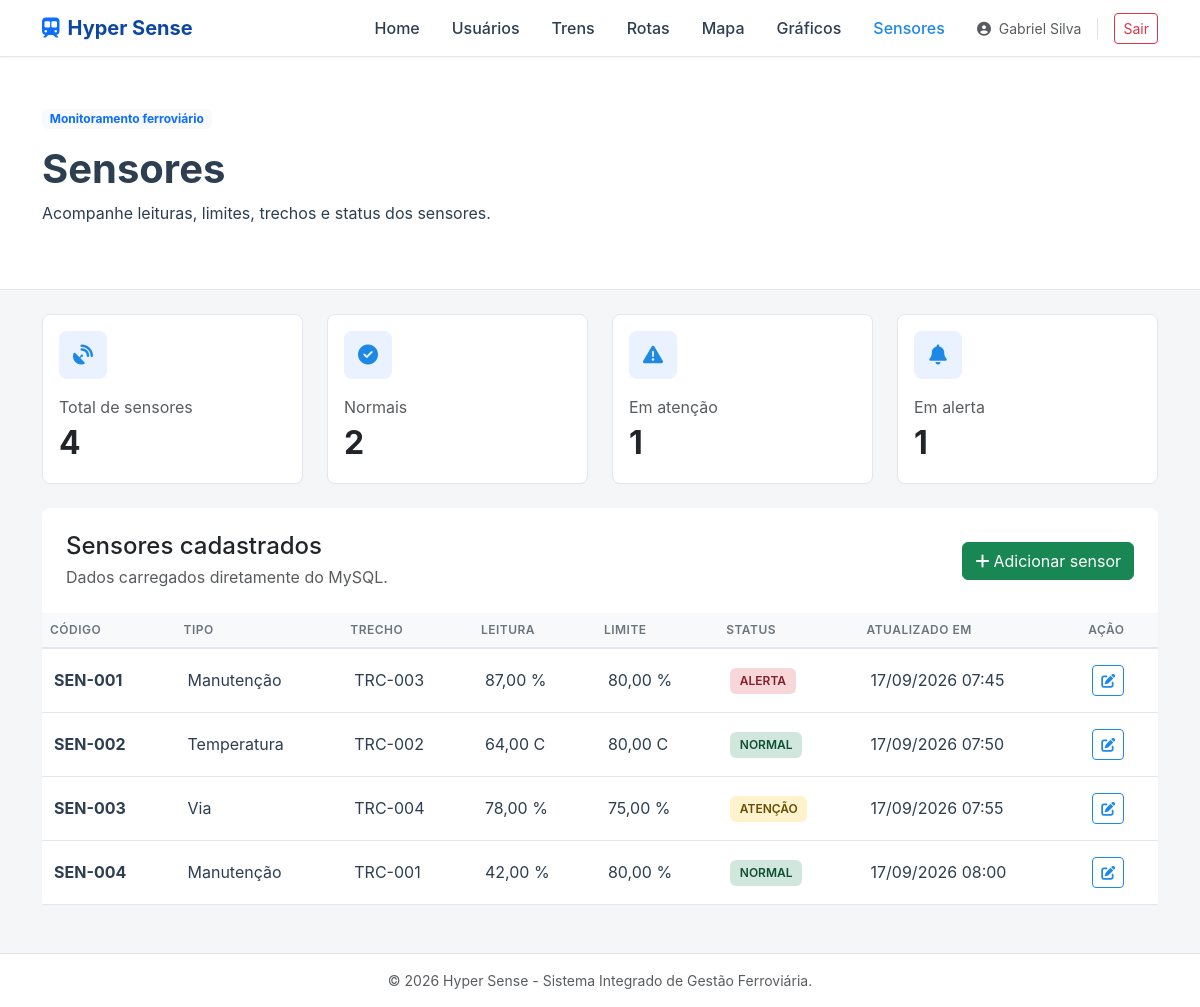
/Tela/sensores.php (signed in), run on the app's committed database.
### tables this page shows
CREATE TABLE IF NOT EXISTS sensores (
    id INT AUTO_INCREMENT PRIMARY KEY,
    codigo VARCHAR(20) NOT NULL UNIQUE,
    tipo VARCHAR(60) NOT NULL,
    trecho_id INT NULL,
    status VARCHAR(30) NOT NULL DEFAULT 'Normal',
    leitura DECIMAL(10,2) NOT NULL DEFAULT 0,
    limite DECIMAL(10,2) NULL,
    unidade VARCHAR(20) NULL,
    ultima_atualizacao DATETIME NOT NULL DEFAULT CURRENT_TIMESTAMP,
    CONSTRAINT fk_sensor_trecho FOREIGN KEY (trecho_id) REFERENCES trechos(id) ON DELETE SET NULL
);

### Tela/auth.php (called while the page is built, shortened)
<?php
function isAdmin(): bool {
    return ($_SESSION['usuario_tipo'] ?? '') === 'Administrador';
}
function podeEditar(): bool {
    return in_array($_SESSION['usuario_tipo'] ?? '', ['Administrador', 'Supervisor'], true);
}
function e($valor): string {
    return htmlspecialchars((string)($valor ?? ''), ENT_QUOTES, 'UTF-8');
}

### Tela/sensores.php (the view, shortened to what this page needs)
<?php
require_once 'auth.php';
$admin = isAdmin();
$podeEditar = podeEditar();
$sensores = $conexao->query("
    SELECT s.*, COALESCE(t.codigo, 'Não informado') AS trecho
    FROM sensores s
    LEFT JOIN trechos t ON t.id = s.trecho_id
    ORDER BY s.id
")->fetch_all(MYSQLI_ASSOC);
$normais = $atencao = $alertas = 0;
foreach ($sensores as $sensor) {
    if (in_array($sensor['status'], ['Normal', 'Ativo'], true)) $normais++;
    if ($sensor['status'] === 'Atenção') $atencao++;
    if ($sensor['status'] === 'Alerta') $alertas++;
}
$resumos = [
    ['fa-satellite-dish', 'Total de sensores', count($sensores)],
    ['fa-circle-check', 'Normais', $normais],
    ['fa-triangle-exclamation', 'Em atenção', $atencao],
    ['fa-bell', 'Em alerta', $alertas]
];
?>
<?php $tituloPagina = 'Sensores'; require __DIR__ . '/cabecalho.php'; ?>
<header class="page-header py-5 mb-4">
    <div class="container">
        <span class="badge bg-light text-primary mb-3">Monitoramento ferroviário</span>
        <h1 class="fw-bold">Sensores</h1>
        <p>Acompanhe leituras, limites, trechos e status dos sensores.</p>
    </div>
</header>
<main class="container pb-5">
    <div class="row g-4 mb-4">
        <?php foreach ($resumos as [$icone, $titulo, $total]): ?>
            <div class="col-md-3">
                <div class="card sensor-card h-100">
                    <div class="card-body">
                        <div class="sensor-icon mb-3">
                            <i class="fas <?= e($icone) ?>"></i>
                        </div>
                        <div class="text-muted"><?= e($titulo) ?></div>
                        <div class="fs-2 fw-bold"><?= $total ?></div>
                    </div>
                </div>
            </div>
        <?php endforeach; ?>
    </div>
    <div class="card border-0 table-wrap">
        <div class="card-body p-0">
            <div class="d-flex justify-content-between align-items-center p-4">
                <div>
                    <h2 class="h4 mb-1">Sensores cadastrados</h2>
                    <p class="text-muted mb-0">Dados carregados diretamente do MySQL.</p>
                </div>
                <?php if ($admin): ?>
                    <button class="btn btn-success" data-bs-toggle="modal" data-bs-target="#novoSensor">
                        <i class="fas fa-plus me-1"></i>Adicionar sensor
                    </button>
                <?php endif; ?>
            </div>
            <div class="table-responsive">
                <table class="table table-hover mb-0 align-middle">
                    <thead>
                        <tr>
                            <th>Código</th>
                            <th>Tipo</th>
                            <th>Trecho</th>
                            <th>Leitura</th>
                            <th>Limite</th>
                            <th>Status</th>
                            <th>Atualizado em</th>
                            <?php if ($podeEditar): ?><th>Ação</th><?php endif; ?>
                        </tr>
                    </thead>
                    <tbody>
                        <?php foreach ($sensores as $sensor): ?>
                            <tr>
                                <td class="fw-bold"><?= e($sensor['codigo']) ?></td>
                                <td><?= e($sensor['tipo']) ?></td>
                                <td><?= e($sensor['trecho']) ?></td>
                                <td>
                                    <?= number_format((float)$sensor['leitura'], 2, ',', '.') ?>
                                    <?= e($sensor['unidade']) ?>
                                </td>
                                <td>
                                    <?= $sensor['limite'] !== null
                                        ? number_format((float)$sensor['limite'], 2, ',', '.')
                                        : '—' ?>
                                    <?= e($sensor['unidade']) ?>
                                </td>
                                <td>
                                    <?php
                                    $classe = match ($sensor['status']) {
                                        'Alerta' => 'alerta',
                                        'Atenção' => 'atencao',
                                        default => 'normal'
                                    };
                                    ?>
                                    <span class="sensor-status <?= $classe ?>">
                                        <?= e($sensor['status']) ?>
                                    </span>
                                </td>
                                <td>
                                    <?= $sensor['ultima_atualizacao']
                                        ? date('d/m/Y H:i', strtotime($sensor['ultima_atualizacao']))
                                        : '—' ?>
                                </td>
                                <?php if ($podeEditar): ?>
                                    <td>
                                        <button class="btn btn-sm btn-outline-primary"
                                                data-bs-toggle="modal"
                                                data-bs-target="#editarSensor<?= (int)$sensor['id'] ?>">
                                            <i class="fas fa-edit"></i>
                                        </button>
                                    </td>
                                <?php endif; ?>
                            </tr>
                        <?php endforeach; ?>
                    </tbody>
                </table>
            </div>
        </div>
    </div>
</main>
<?php require __DIR__ . '/rodape.php'; ?>

### Css/style.css (style rules this page uses)
:root { --hyper-azul: #1e88e5; --hyper-azul-escuro: #0d47a1; --hyper-fundo: #f4f6f8; --texto-principal: #2c3e50; --texto-secundario: #6c757d; --borda-padrao: #e3e8ef; }
html, body { min-height: 100%; background: var(--hyper-fundo); }
body { font-family: -apple-system, BlinkMacSystemFont, "Segoe UI", Roboto, Helvetica, Arial, sans-serif; color: var(--texto-principal); }
.pagina-sistema { min-height: 100vh; display: flex; flex-direction: column; }
.pagina-sistema > main { flex: 1 0 auto; }
.card { border: 1px solid var(--borda-padrao); box-shadow: 0 1px 2px rgba(0,0,0,0.02) !important; border-radius: 8px !important; background: #ffffff; }
.page-header { background: #ffffff; border-bottom: 1px solid var(--borda-padrao); padding: 2rem 0; margin-bottom: 2rem; }
.sensor-icon { display: grid; place-items: center; background: #eaf2ff; color: var(--hyper-azul); border-radius: 8px; width: 48px; height: 48px; font-size: 1.25rem; }
.sensor-status { display: inline-flex; align-items: center; gap: .35rem; padding: .25rem .6rem; border-radius: 6px; font-size: .75rem; font-weight: 600; text-transform: uppercase; }
.sensor-status.normal, .sensor-status.ativo, .sensor-status-normal { background: #d1e7dd; color: #0f5132; }
.sensor-status.atencao, .sensor-status-atencao { background: #fff3cd; color: #664d03; }
.sensor-status.alerta, .sensor-status-alerta { background: #f8d7da; color: #842029; }
.table { margin-bottom: 0; }
.table thead th { background: #f8f9fa !important; color: var(--texto-secundario) !important; border-bottom: 2px solid var(--borda-padrao) !important; font-weight: 600; text-transform: uppercase; font-size: 0.75rem; letter-spacing: 0.5px; white-space: nowrap; }
.table tbody td { vertical-align: middle; color: var(--texto-principal); border-bottom: 1px solid var(--borda-padrao); padding: 1rem .75rem; }
.btn-outline-primary { color: var(--hyper-azul); border-color: var(--hyper-azul); }
*, *::before, *::after { animation: none !important; transition: none !important; scroll-behavior: auto !important; }

### data on the page
sensores: codigo "SEN-001", tipo "Manutenção", trecho "TRC-003", leitura "87,00", unidade "%", limite "80,00", status "ALERTA", ultima_atualizacao "17/09/2026 07:45"
sensores: codigo "SEN-002", tipo "Temperatura", trecho "TRC-002", leitura "64,00", unidade "C", limite "80,00", status "NORMAL", ultima_atualizacao "17/09/2026 07:50"
sensores: codigo "SEN-003", tipo "Via", trecho "TRC-004", leitura "78,00", unidade "%", limite "75,00", status "ATENÇÃO", ultima_atualizacao "17/09/2026 07:55"
sensores: codigo "SEN-004", tipo "Manutenção", trecho "TRC-001", leitura "42,00", unidade "%", limite "80,00", status "NORMAL", ultima_atualizacao "17/09/2026 08:00"

### other printed values
$nome "Home"
$nome "Usuários"
$nome "Trens"
$nome "Rotas"
$nome "Mapa"
$nome "Gráficos"
$nome "Sensores"
$_SESSION['usuario_nome'] "Gabriel Silva"
$titulo "Total de sensores"
$total "4"
$titulo "Normais"
$total "2"
$titulo "Em atenção"
$total "1"
$titulo "Em alerta"
